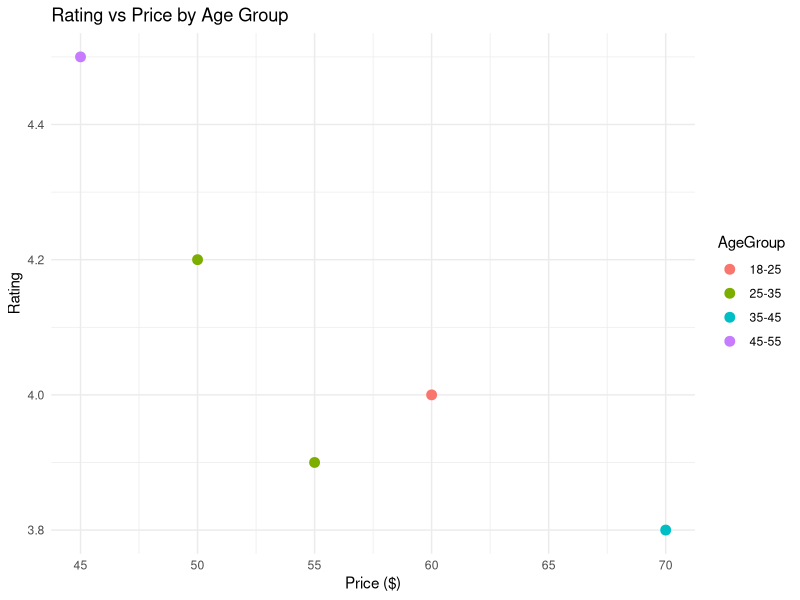
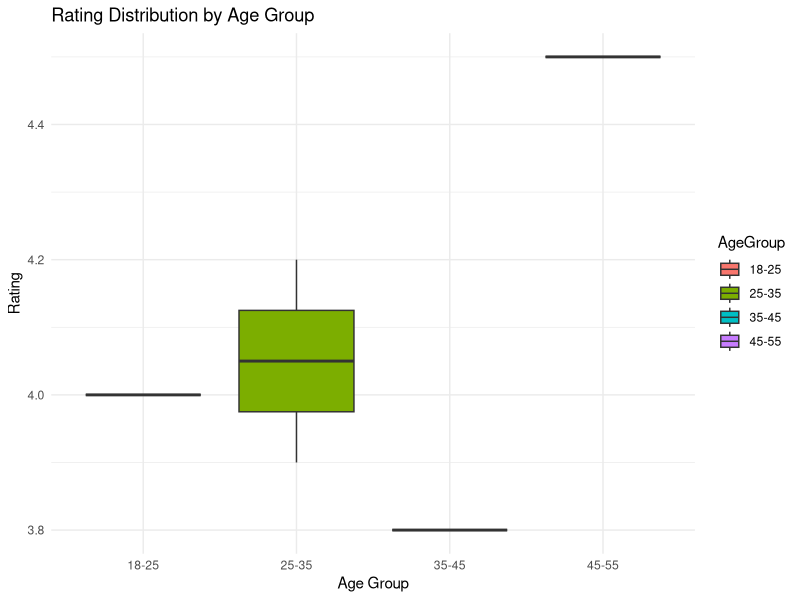

These figures' R source, in order:
# Load required libraries
library(ggplot2)

# Create the data frame
data <- data.frame(
  Product = c("A", "B", "C", "D", "E"),
  Price = c(50, 70, 60, 45, 55),
  Rating = c(4.2, 3.8, 4.0, 4.5, 3.9),
  AgeGroup = c("25-35", "35-45", "18-25", "45-55", "25-35")
)

# Convert AgeGroup to a factor
data$AgeGroup <- as.factor(data$AgeGroup)

# Scatter plot of Rating vs Price colored by AgeGroup
ggplot(data, aes(x = Price, y = Rating, color = AgeGroup)) +
  geom_point(size = 3) +
  labs(title = "Rating vs Price by Age Group",
       x = "Price ($)",
       y = "Rating") +
  theme_minimal()

# Boxplot of Rating by AgeGroup
ggplot(data, aes(x = AgeGroup, y = Rating, fill = AgeGroup)) +
  geom_boxplot() +
  labs(title = "Rating Distribution by Age Group",
       x = "Age Group",
       y = "Rating") +
  theme_minimal()

# Fit the linear model
model <- lm(Rating ~ Price + AgeGroup, data = data)

# Summary of the model
summary(model)